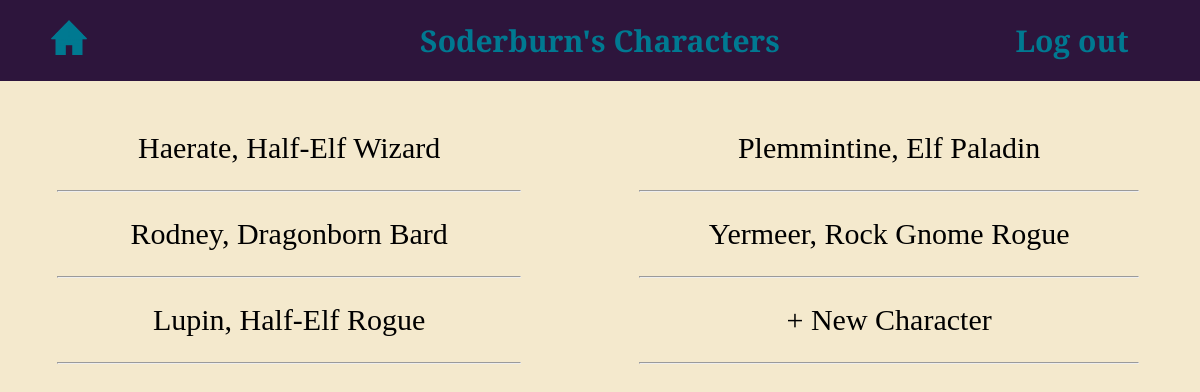
The page /user (signed in) on the database its author committed.
### tables this page shows
CREATE TABLE "User" (User_Id INTEGER PRIMARY KEY AUTOINCREMENT, Username TEXT, Hash TEXT, Salt TEXT);

CREATE TABLE "Character" (Character_Id INTEGER PRIMARY KEY AUTOINCREMENT, Name TEXT, Race INT REFERENCES Race (Race_Id), Class INT REFERENCES Class (Class_Id), Level Type, Background INT REFERENCES Background (Background_Id), HP INT, AC INT, Stats Text, Proficiencies TEXT, Speed INT, Notes TEXT, Current_HP , `Subclass` INTEGER REFERENCES `Subclass`(`Subclass_Id`), "User_Id" INTEGER REFERENCES "User"(`User_Id`), FOREIGN KEY (Class) REFERENCES Class (Class_Id), FOREIGN KEY (Background) REFERENCES Background (Background_Id));

CREATE TABLE "Race" (Race_Id INTEGER PRIMARY KEY AUTOINCREMENT, Name TEXT, Speed TEXT, ASI TEXT, Languages TEXT, Proficiencies TEXT);

CREATE TABLE Class (Class_Id INTEGER PRIMARY KEY AUTOINCREMENT, Name TEXT, HpDie TEXT, Proficiencies TEXT);

### routes.py (the view)
@app.route('/user')
def userPage():
    if 'user_id' not in session:
        return redirect('/login')
    conn = sqlite3.connect(db)
    cur = conn.cursor()
    cur.execute('SELECT Username FROM User WHERE User_Id = ?',
                (session['user_id'],))
    username = cur.fetchone()[0]
    cur.execute('''SELECT Character.Character_Id,Character.Name,Race.Name,
                Class.Name FROM Character JOIN Class ON
                 Character.Class = Class.Class_Id JOIN Race ON
                 Character.Race = Race.Race_Id WHERE User_Id = ?''',
                (session['user_id'],))
    resetSession()
    return render_template('UserPage.html', characters=cur.fetchall(),
                           username=username)

### routes.py (called while the page is built)
def resetSession():
    if 'user_id' in session:
        placeholder = session['user_id']
    else:
        placeholder = None
    session.clear()
    collect()
    if placeholder is not None:
        session['user_id'] = placeholder

### templates/UserPage.html (shortened to what this page needs)
<!DOCTYPE html>
<html>
    <head>
        <link rel = 'stylesheet', href = '../static/styles.css'>
    </head>
    <body>
        <div class = "main_create">
            <div class="formScrollHeader">
                <div class="headerText">
                    <a href="{{ url_for('userPage')}}"><img style = "width: 30%; margin-top: 10px;" src = "../static/Home.png" class = "menu_button"></a>
                </div>
                <div class="headerText">
                    {{username}}'s Characters
                </div>
                <a href="{{ url_for('logout')}}" class="headerText">
                        Log out
                </a>
            </div>
            <div class = "character_grid">
                {% for i in range(characters|length) %}
                <div>
                    <a href="{{ url_for('character_main', id=characters[i][0])}}" style="color: black; text-decoration: none;">{{characters[i][1]}}, {{characters[i][2]}} {{characters[i][3]}}</a>
                    <hr class = "character_divider">
                </div>
                {% endfor %}
                {% if characters|length <= 20 %}
                <div>
                    <a href="{{ url_for('create')}}" style="color: black; text-decoration: none;">+ New Character</a>
                    <hr class = "character_divider">
                </div>
                {% endif %}
            </div>
        </div>
    </body>
</html>

### static/styles.css (style rules this page uses)
.menu_button { width: 100%; }
body { margin: 0px; height: 70vw; }
.main_create { text-align: center; font-size: 30px; line-height: 1.8; background-color: #f4e9cd; font-family: "Bree Serif", serif; padding-bottom: 5px; min-height: 100%; display: block; width: auto; }
.formScrollHeader { text-align: center; align-items: center; background-color: #2d153c; width: auto; font-size: 30px; color: #007991; margin-top: 0px; padding: 10px; margin-block-end: 40px; display: grid; grid-template-columns: 1fr 1fr 6fr 2fr; }
.character_grid { display: grid; grid-template-columns: auto auto; }
.character_divider { width: 80%; }
.headerText { font-weight: bold; color: #007991; text-decoration: none; }
.headerText a,a:visited { text-decoration: none; font-weight: bold; color: #007991; position:relative; margin-top: 10px; }

### rows shown on the page
User: Username "Soderburn"
Character: Name "Haerate"
Race: Name "Half-Elf" "Half-Elf"
Class: Name "Wizard"
Character: Name "Plemmintine"
Race: Name "Elf"
Class: Name "Paladin"
Character: Name "Rodney"
Race: Name "Dragonborn"
Class: Name "Bard"
Character: Name "Yermeer"
Race: Name "Rock Gnome"
Class: Name "Rogue" "Rogue"
Character: Name "Lupin"
